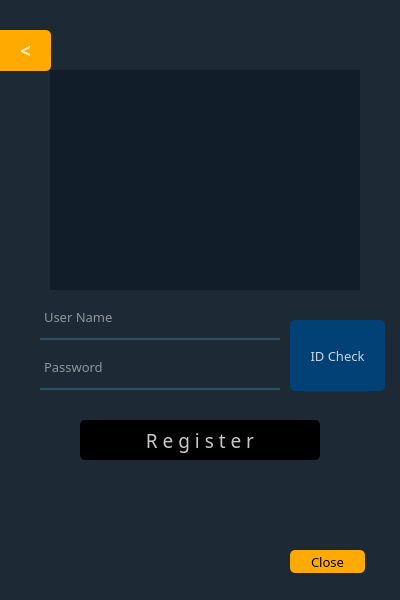
<?xml version="1.0" encoding="UTF-8"?>
<ui version="4.0">
 <class>Form</class>
 <widget class="QWidget" name="Form">
  <property name="geometry">
   <rect>
    <x>0</x>
    <y>0</y>
    <width>400</width>
    <height>600</height>
   </rect>
  </property>
  <property name="font">
   <font>
    <family>Agency FB</family>
    <pointsize>10</pointsize>
   </font>
  </property>
  <property name="windowTitle">
   <string>Form</string>
  </property>
  <property name="styleSheet">
   <string notr="true">background-color:rgba(16,30,41,240);
color:rgb(255, 255, 255);
QPushButton{
	color: black;
	background-color: white;
	border-radius: 5px;
}</string>
  </property>
  <widget class="QWidget" name="widget" native="true">
   <property name="geometry">
    <rect>
     <x>0</x>
     <y>0</y>
     <width>400</width>
     <height>600</height>
    </rect>
   </property>
   <property name="styleSheet">
    <string notr="true">background-color:rgba(16,30,41,240);
</string>
   </property>
   <widget class="QLineEdit" name="lineEdit">
    <property name="geometry">
     <rect>
      <x>40</x>
      <y>300</y>
      <width>240</width>
      <height>40</height>
     </rect>
    </property>
    <property name="styleSheet">
     <string notr="true">background-color:rgba(0, 0, 0, 0);
border:2px solid rgba(0, 0, 0, 0);
border-bottom-color:rgba(46, 82, 101, 255);
color:rgb(255, 255, 255);
padding-bottom:7 px;</string>
    </property>
    <property name="text">
     <string/>
    </property>
    <property name="placeholderText">
     <string>User Name</string>
    </property>
   </widget>
   <widget class="QLineEdit" name="lineEdit_2">
    <property name="geometry">
     <rect>
      <x>40</x>
      <y>350</y>
      <width>240</width>
      <height>40</height>
     </rect>
    </property>
    <property name="styleSheet">
     <string notr="true">background-color:rgba(0, 0, 0, 0);
border:2px solid rgba(0, 0, 0, 0);
border-bottom-color:rgba(46, 82, 101, 255);
color:rgb(255, 255, 255);
padding-bottom:7 px;</string>
    </property>
    <property name="text">
     <string/>
    </property>
    <property name="echoMode">
     <enum>QLineEdit::Password</enum>
    </property>
    <property name="placeholderText">
     <string>Password</string>
    </property>
   </widget>
   <widget class="QPushButton" name="pushButton">
    <property name="enabled">
     <bool>false</bool>
    </property>
    <property name="geometry">
     <rect>
      <x>80</x>
      <y>420</y>
      <width>240</width>
      <height>40</height>
     </rect>
    </property>
    <property name="font">
     <font>
      <family>Arial Rounded MT Bold</family>
      <pointsize>14</pointsize>
      <weight>50</weight>
      <bold>false</bold>
     </font>
    </property>
    <property name="styleSheet">
     <string notr="true">QPushButton#pushButton{
background-color:rgba(2,65,118,255);
color:rgba(255, 255, 255, 200);
border-radius:5px;
}
QPushButton#pushButton:pressed{
padding-left:5px;
padding-top:5px;
background-color:rgba(2,65,118,100);
background-position:calc(100%-10px)center;
}
QPushButton#pushButton:hover{
background-color:rgba(2,65,118, 255);
}
QPushButton#pushButton:disabled{
background-color: rgb(0, 0, 0);
}
</string>
    </property>
    <property name="text">
     <string>R e g i s t e r</string>
    </property>
   </widget>
   <widget class="QPushButton" name="pushButton_3">
    <property name="geometry">
     <rect>
      <x>290</x>
      <y>550</y>
      <width>75</width>
      <height>23</height>
     </rect>
    </property>
    <property name="font">
     <font>
      <family>Arial Rounded MT Bold</family>
      <pointsize>10</pointsize>
     </font>
    </property>
    <property name="styleSheet">
     <string notr="true">QPushButton#pushButton_3{
background-color:rgb(255, 170, 0);
	color: rgb(0, 0, 0);
border-radius:5px;
}
QPushButton#pushButton_3:pressed{
padding-left:5px;
padding-top:5px;
background-color:rgb(255, 170, 0);
background-position:calc(100%-10px)center;
}
QPushButton#pushButton_3:hover{
background-color:rgb(255, 170, 0);
}</string>
    </property>
    <property name="text">
     <string>Close</string>
    </property>
   </widget>
   <widget class="QPushButton" name="backButton">
    <property name="geometry">
     <rect>
      <x>0</x>
      <y>30</y>
      <width>51</width>
      <height>41</height>
     </rect>
    </property>
    <property name="font">
     <font>
      <family>Arial Black</family>
      <pointsize>14</pointsize>
      <weight>75</weight>
      <bold>true</bold>
     </font>
    </property>
    <property name="styleSheet">
     <string notr="true">QPushButton#backButton{
background-color:rgb(255, 170, 0);
color:rgba(255, 255, 255, 200);
border-top-right-radius:5px;
border-bottom-right-radius:5px;
}
QPushButton#backButton:pressed{
padding-left:5px;
padding-top:5px;
background-color:rgb(255, 170, 0);
background-position:calc(100%-10px)center;
}
QPushButton#backButton:hover{
background-color:rgb(255, 170, 0);
}</string>
    </property>
    <property name="text">
     <string>&lt;</string>
    </property>
   </widget>
   <widget class="QPushButton" name="pushButton_2">
    <property name="enabled">
     <bool>true</bool>
    </property>
    <property name="geometry">
     <rect>
      <x>290</x>
      <y>320</y>
      <width>95</width>
      <height>71</height>
     </rect>
    </property>
    <property name="font">
     <font>
      <family>Arial Rounded MT Bold</family>
      <pointsize>10</pointsize>
      <weight>50</weight>
      <bold>false</bold>
     </font>
    </property>
    <property name="styleSheet">
     <string notr="true">QPushButton#pushButton_2{
background-color:rgba(2,65,118,255);
color:rgba(255, 255, 255, 200);
border-radius:5px;
}
QPushButton#pushButton_2:pressed{
padding-left:5px;
padding-top:5px;
background-color:rgba(2,65,118,100);
background-position:calc(100%-10px)center;
}
QPushButton#pushButton_2:hover{
background-color:rgba(2,65,118, 255);
}
QPushButton#pushButton_2:disabled{
background-color: rgb(0, 0, 0);
}
</string>
    </property>
    <property name="text">
     <string>ID Check</string>
    </property>
   </widget>
   <widget class="QLabel" name="label">
    <property name="geometry">
     <rect>
      <x>50</x>
      <y>70</y>
      <width>310</width>
      <height>220</height>
     </rect>
    </property>
    <property name="styleSheet">
     <string notr="true">image: url(:/newPrefix/premium-icon-user-interface-4018695.png);</string>
    </property>
    <property name="text">
     <string/>
    </property>
   </widget>
  </widget>
 </widget>
 <resources>
  <include location="../img/img.qrc"/>
 </resources>
 <connections/>
</ui>
